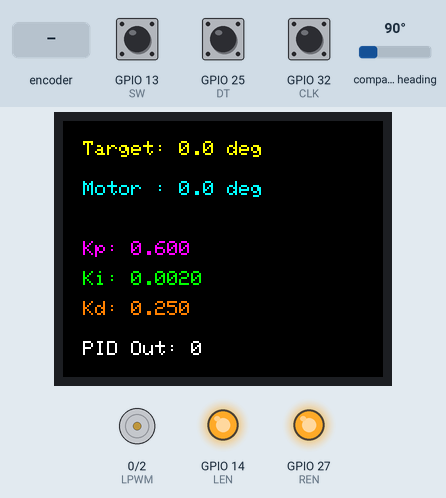
This sketch was run on a simulated ESP32. On the bench: 160×128 colour display, motor-driver pin pairs drawn as motors (green arrow = first pin HIGH = forward, orange = second pin HIGH = backward, longer = more drive), output pins drawn as LEDs (lit = HIGH). Wiring (inferred from the names in the program): AS5600 angle sensor at I2C address 0x36. The inputs (shaded band) are chosen by the test bench; at power-on: compass heading 90°, GPIO 13 (SW) HIGH, GPIO 25 (DT) HIGH, GPIO 32 (CLK) HIGH. What the sketch prints to the serial monitor is not drawn.

Above: at 4.6 s.
4.7 s: rotary encoder on GPIO 32 (CLK) / GPIO 25 (DT) turned 3 steps (first pin leading)
At 5.5 s:
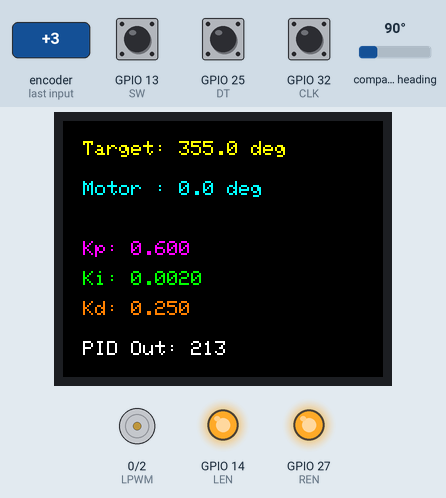
8.3 s: rotary encoder on GPIO 32 (CLK) / GPIO 25 (DT) turned 2 steps (second pin leading)
At 9.6 s:
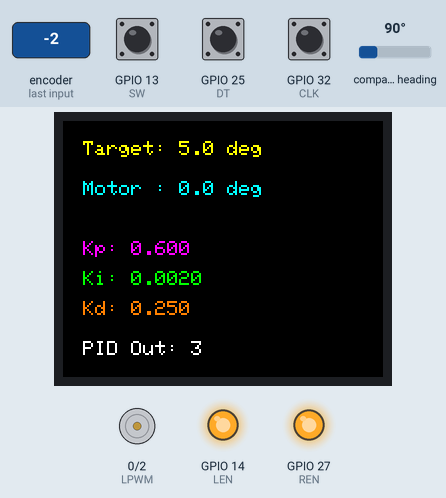
11.7 s: compass heading set to 180°
At 12.2 s:
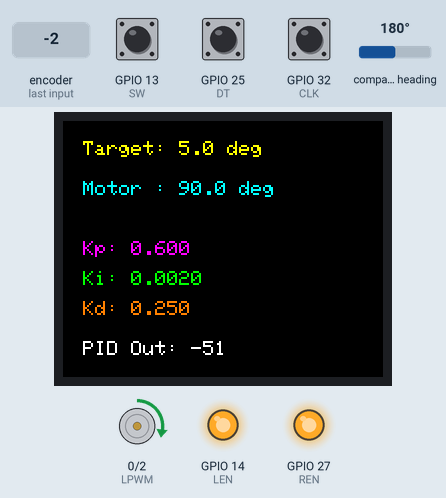
14.7 s: compass heading set to 7°
At 16.0 s:
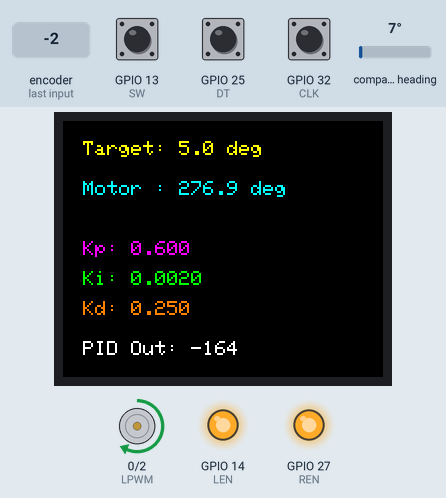
16.3 s: compass heading set to 204°
At 17.1 s:
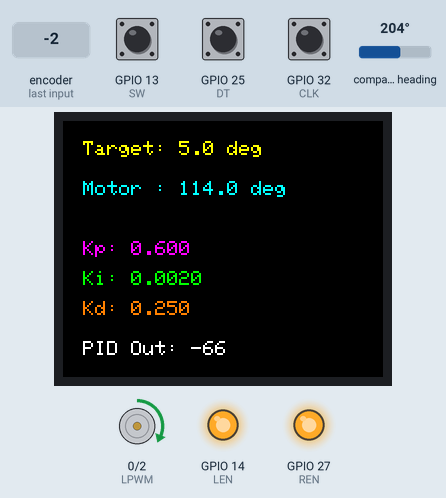
19.3 s: compass heading set to 90°
At 20.1 s:
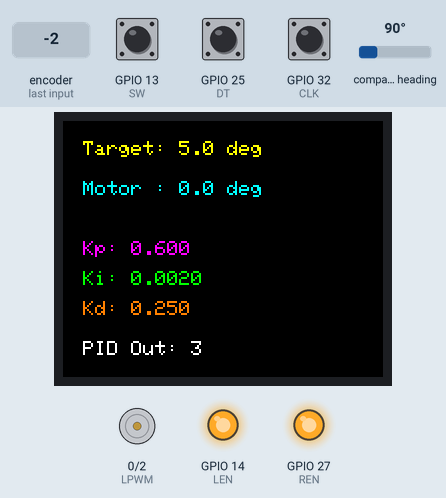
Timing chart, 0 to 22.3 s (numbered marks = the images above; inputs shaded):
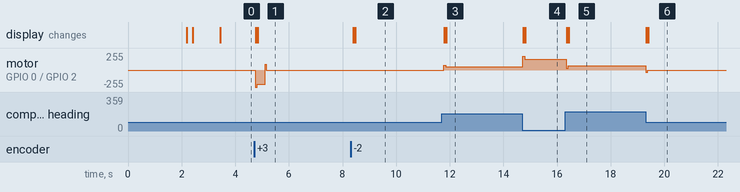

Measured:
- after the input at 4.7 s, motor on GPIO 0 (LPWM) / GPIO 2 (RPWM): stopped → backward 255/255 at once, → backward 213/255 0.07 s later, → stopped 0.30 s later; the display: first changes after 0.06 s (image 1 shows a later state)
- after the input at 8.3 s, the display: first changes after 0.10 s (image 2 shows a later state)
- after the input at 11.7 s, motor on GPIO 0 (LPWM) / GPIO 2 (RPWM): stopped → forward 73/255 after 0.07 s, → forward 50/255 0.07 s later, → forward 51/255 0.07 s later; the display: first changes after 0.09 s (image 3 shows a later state)
- after the input at 14.7 s, motor on GPIO 0 (LPWM) / GPIO 2 (RPWM): forward 51/255 → forward 210/255 at once, → forward 163/255 0.07 s later; the display: first changes at once (image 4 shows a later state)
- after the input at 16.3 s, motor on GPIO 0 (LPWM) / GPIO 2 (RPWM): forward 163/255 → forward 25/255 after 0.05 s, → forward 65/255 0.07 s later; the display: first changes after 0.07 s (image 5 shows a later state)
- after the input at 19.3 s, motor on GPIO 0 (LPWM) / GPIO 2 (RPWM): forward 65/255 → backward 31/255 at once, → stopped 0.07 s later; the display: first changes at once (image 6 shows a later state)

The sketch:

pid-1.ino
```cpp
#include <Wire.h> // Untuk komunikasi I2C (AS5600 dan OLED/TFT)
#include <Adafruit_GFX.h> // Library grafis dasar untuk TFT
#include <Adafruit_ST7735.h> // Driver spesifik untuk TFT ST7735

// --- TFT Setup ---
#define TFT_CS    5
#define TFT_RST   4
#define TFT_DC    15
Adafruit_ST7735 tft = Adafruit_ST7735(TFT_CS, TFT_DC, TFT_RST);

// --- AS5600 (I2C Address) ---
#define AS5600_ADDR 0x36

// --- Rotary Encoder ---
#define CLK 32
#define DT  25
#define SW  13

// --- BTS7960 Motor Driver ---
#define RPWM 2  // Pin PWM untuk arah maju (Right PWM)
#define LPWM 0  // Pin PWM untuk arah mundur (Left PWM)
#define REN 27  // Enable untuk arah maju
#define LEN 14  // Enable untuk arah mundur

// --- Variabel Global AS5600 (dari kode pertama, disesuaikan) ---
int magnetStatus = 0;             // Status register magnet (MD, ML, MH)
int lowbyte_as5600;               // Raw angle 7:0
word highbyte_as5600;             // Raw angle 7:0 and 11:8
int rawAngle_as5600;              // Final raw angle (0-4095)
float degAngle_as5600;            // Raw angle in degrees (0-360)

int quadrantNumber, previousquadrantNumber; // ID kuadran untuk pelacakan putaran
float numberOfTurns = 0;          // Jumlah putaran penuh
float correctedAngle = 0;         // Sudut terkoreksi (setelah taring)
float startAngle_as5600 = 0;      // Sudut awal saat kalibrasi
float totalAngle = 0;             // Total posisi sudut absolut (termasuk putaran)
float previousTotalAngle = 0;     // Untuk pembaruan tampilan
unsigned long magneticEncoderTime = 0; // Tidak digunakan saat ini, tapi bisa untuk timing pembacaan

// --- Variabel Global Kontrol (Target, Aktual, Rotary Encoder, PID) ---
float targetAngle = 0;        // Target posisi sudut (dari rotary encoder)
float currentAngle = 0;       // Posisi motor aktual (dari AS5600)

int lastCLK = HIGH;           // Status pin CLK rotary encoder sebelumnya
bool lastSW = HIGH;           // Status pin SW rotary encoder sebelumnya
unsigned long lastButtonPress = 0; // Untuk debounce tombol rotary
int rotaryStep = 5;           // Step sudut tiap klik rotary

// --- Variabel PID ---
float Kp = 0.6;   // Proportional gain (sesuaikan)
float Ki = 0.002; // Integral gain (sesuaikan)
float Kd = 0.25;  // Derivative gain (sesuaikan)

float error = 0;
float previousError = 0;
float integral = 0;
float derivative = 0;
float outputPID = 0;

unsigned long lastPIDTime = 0; // Untuk timing PID
int pidInterval = 10;          // Interval perhitungan PID (ms)

// --- Fungsi Prototype ---
void checkMagnetPresence();
void ReadRawAngle();
void correctAngle();
void checkQuadrant();
float readAS5600AngleCombined(); // Fungsi baru untuk menggabungkan logika AS5600
void calculatePID();
void driveMotor(int speed);
void displayValues();

void setup() {
  Serial.begin(115200);
  // Inisialisasi Wire dengan pin I2C yang benar untuk ESP32 (SDA, SCL)
  // Pin SDA: 21, Pin SCL: 22 dari skematikmu
  Wire.begin(16, 17);
  Wire.setClock(100000); // Kecepatan I2C standar (bisa 100KHz atau 400KHz)

  // --- Inisialisasi Rotary Encoder ---
  pinMode(CLK, INPUT);
  pinMode(DT, INPUT);
  pinMode(SW, INPUT_PULLUP);
  lastCLK = digitalRead(CLK);

  // --- Inisialisasi Motor Driver ---
  pinMode(RPWM, OUTPUT);
  pinMode(LPWM, OUTPUT);
  pinMode(REN, OUTPUT);
  pinMode(LEN, OUTPUT);
  digitalWrite(REN, HIGH); // Aktifkan driver
  digitalWrite(LEN, HIGH); // Aktifkan driver
  analogWrite(RPWM, 0);    // Pastikan motor tidak bergerak saat start
  analogWrite(LPWM, 0);

  // --- Inisialisasi TFT ---
  tft.initR(INITR_BLACKTAB);
  tft.setRotation(1); // Sesuaikan rotasi jika diperlukan
  tft.fillScreen(ST77XX_BLACK);
  tft.setTextSize(1); // Ukuran teks diperbesar
  tft.setTextColor(ST77XX_WHITE);
  tft.setCursor(10, 20);
  tft.println("PID Trainer");
  tft.setCursor(10, 40);
  tft.println("Initializing...");
  delay(2000);

  // --- Kalibrasi AS5600 ---
  checkMagnetPresence(); // Memblokir sampai magnet ditemukan
  readAS5600AngleCombined(); // Membaca sudut awal
  startAngle_as5600 = degAngle_as5600; // Setel sudut awal sebagai referensi taring
  totalAngle = 0; // Reset totalAngle setelah kalibrasi

  // Set target awal ke posisi motor saat ini (setelah kalibrasi)
  targetAngle = readAS5600AngleCombined();
  currentAngle = targetAngle; // Inisialisasi currentAngle

  displayValues(); // Tampilkan nilai awal
  lastPIDTime = millis(); // Mulai timer PID
}

void loop() {
  // --- Baca Rotary Encoder untuk Mengubah Target Angle ---
  int currentCLK = digitalRead(CLK);
  if (currentCLK != lastCLK && currentCLK == LOW) {
    // Logika arah putaran yang lebih andal
    int direction = (digitalRead(DT) != currentCLK) ? 1 : -1;
    targetAngle += direction * rotaryStep;
    // Optional: batasi targetAngle jika tidak ingin putaran tak terbatas
    // if (targetAngle >= 360) targetAngle -= 360;
    // if (targetAngle < 0) targetAngle += 360;
    if (targetAngle >= 360) {
    targetAngle -= 360;
} else if (targetAngle < 0) {
    targetAngle += 360;
}
  }
  lastCLK = currentCLK;

  // --- Baca Tombol Rotary Encoder (untuk reset target) ---
  bool currentSW = digitalRead(SW);
  if (lastSW == HIGH && currentSW == LOW && (millis() - lastButtonPress) > 250) {
    lastButtonPress = millis();
    // Tekan tombol untuk menyamakan target dengan posisi motor saat ini
    targetAngle = currentAngle;
    // Reset PID integral saat target diatur ulang
    integral = 0;
  }
  lastSW = currentSW;

  // --- Baca Posisi Motor Saat Ini dari AS5600 ---
  currentAngle = readAS5600AngleCombined();

  // --- Hitung dan Terapkan Kontrol PID ---
  if (millis() - lastPIDTime >= pidInterval) {
    calculatePID();
    // Batasi outputPID agar tidak melebihi rentang analogWrite (0-255)
    int motorSpeed = constrain(outputPID, -255, 255);
    driveMotor(motorSpeed);
    lastPIDTime = millis();
  }

  // --- Perbarui Tampilan TFT ---
  // Perbarui tampilan hanya jika ada perubahan signifikan untuk mencegah flicker berlebih
  // Serta perbarui setiap beberapa detik untuk memastikan PID ditampilkan
  if (abs(totalAngle - previousTotalAngle) > 0.1 || abs(targetAngle - previousTotalAngle) > 0.1 || (millis() % 2000 < pidInterval) ) { // Update every 2 seconds roughly
    displayValues();
    previousTotalAngle = totalAngle; // Perbarui previousTotalAngle setelah display
  }

// Di akhir loop() atau setelah calculatePID()
Serial.print(targetAngle);
Serial.print(" ");
Serial.print(currentAngle);
Serial.print(" ");
Serial.println(outputPID); // Atau error untuk melihat respon
  // Delay minimal untuk stabilitas, sesuaikan jika perlu
  delay(50);
}

// --- Fungsi-fungsi AS5600 dari Kode Pertama ---

// Memastikan magnet AS5600 terdeteksi dengan benar
void checkMagnetPresence() {
  tft.fillScreen(ST77XX_BLACK);
  tft.setCursor(10, 20);
  tft.setTextColor(ST77XX_RED);
  tft.println("Checking Magnet...");

  while ((magnetStatus & 32) != 32) { // Selama magnet belum terdeteksi (MD = 1)
    magnetStatus = 0; // Reset pembacaan

    Wire.beginTransmission(AS5600_ADDR);
    Wire.write(0x0B); // Register Status: MD ML MH
    Wire.endTransmission();
    Wire.requestFrom(AS5600_ADDR, 1);

    while (Wire.available() == 0);
    magnetStatus = Wire.read();

    tft.setCursor(10, 50);
    tft.fillRect(10, 50, 100, 20, ST77XX_BLACK); // Hapus teks lama
    tft.setTextColor(ST77XX_WHITE);
    if ((magnetStatus & 8) == 8) { // MH bit
      tft.println("Magnet too strong!");
    } else if ((magnetStatus & 16) == 16) { // ML bit
      tft.println("Magnet too weak!");
    } else {
      tft.println("Adjusting magnet...");
    }
    delay(200);
  }
  tft.fillScreen(ST77XX_BLACK);
  tft.setCursor(10, 20);
  tft.setTextColor(ST77XX_GREEN);
  tft.println("Magnet Found!");
  delay(1000);
}

// Membaca sudut mentah dari sensor AS5600 (0-4095)
void ReadRawAngle() {
  Wire.beginTransmission(AS5600_ADDR);
  Wire.write(0x0D); // Raw angle (7:0)
  Wire.endTransmission();
  Wire.requestFrom(AS5600_ADDR, 1);
  while (Wire.available() == 0);
  lowbyte_as5600 = Wire.read();

  Wire.beginTransmission(AS5600_ADDR);
  Wire.write(0x0C); // Raw angle (11:8)
  Wire.endTransmission();
  Wire.requestFrom(AS5600_ADDR, 1);
  while (Wire.available() == 0);
  highbyte_as5600 = Wire.read();

  highbyte_as5600 = highbyte_as5600 << 8;
  rawAngle_as5600 = highbyte_as5600 | lowbyte_as5600;
  degAngle_as5600 = rawAngle_as5600 * 0.087890625; // Konversi ke derajat
}

// Mengoreksi sudut berdasarkan sudut awal (taring)
void correctAngle() {
  correctedAngle = degAngle_as5600 - startAngle_as5600;
  if (correctedAngle < 0) {
    correctedAngle += 360;
  }
}

// Melacak putaran penuh motor
void checkQuadrant() {
  if (correctedAngle >= 0 && correctedAngle <= 90) {
    quadrantNumber = 1;
  } else if (correctedAngle > 90 && correctedAngle <= 180) {
    quadrantNumber = 2;
  } else if (correctedAngle > 180 && correctedAngle <= 270) {
    quadrantNumber = 3;
  } else if (correctedAngle > 270 && correctedAngle < 360) {
    quadrantNumber = 4;
  }

  if (quadrantNumber != previousquadrantNumber) {
    if (quadrantNumber == 1 && previousquadrantNumber == 4) {
      numberOfTurns++; // CW rotation (4 -> 1)
    } else if (quadrantNumber == 4 && previousquadrantNumber == 1) {
      numberOfTurns--; // CCW rotation (1 -> 4)
    }
    previousquadrantNumber = quadrantNumber;
  }
  totalAngle = (numberOfTurns * 360) + correctedAngle;
}

// Fungsi pembacaan AS5600 gabungan untuk loop()
float readAS5600AngleCombined() {
  ReadRawAngle();
  correctAngle();
  checkQuadrant();
  return correctedAngle; // Mengembalikan sudut absolut
}

// --- Fungsi Kontrol Motor ---

// Menggerakkan motor berdasarkan nilai speed (-255 hingga 255)
void driveMotor(int speed) {
  // Deadband untuk mencegah motor bergetar saat mendekati target
  if (abs(speed) < 10) { // Sesuaikan nilai deadband ini
    analogWrite(RPWM, 0);
    analogWrite(LPWM, 0);
    return;
  }

  if (speed > 0) { // Maju (CW)
    analogWrite(RPWM, abs(speed));
    analogWrite(LPWM, 0);
  } else { // Mundur (CCW)
    analogWrite(RPWM, 0);
    analogWrite(LPWM, abs(speed));
  }
}

// --- Fungsi PID ---
void calculatePID() {
  error = targetAngle - currentAngle; // Hitung error

  integral += error; // Akumulasi integral
  // Batasi integral untuk mencegah integral wind-up
  if (integral > 200) integral = 200; // Sesuaikan batas
  if (integral < -200) integral = -200; // Sesuaikan batas

  derivative = error - previousError; // Hitung derivatif

  outputPID = (Kp * error) + (Ki * integral) + (Kd * derivative); // Hitung output PID

  previousError = error; // Simpan error saat ini untuk iterasi berikutnya
}

void displayValues() {
  tft.fillScreen(ST77XX_BLACK); // Hapus layar

  // Atur ukuran teks default untuk semua menjadi size 1
  tft.setTextSize(1);

  // Tampilkan Target
  tft.setCursor(10, 10);
  tft.setTextColor(ST77XX_YELLOW);
  tft.print("Target: ");
  tft.print(targetAngle, 1);
  tft.print(" deg");

  // Tampilkan Motor
  tft.setCursor(10, 30); // Posisikan di bawah target dengan jarak yang sesuai
  tft.setTextColor(ST77XX_CYAN);
  tft.print("Motor : ");
  tft.print(currentAngle, 1);
  tft.print(" deg");

  // Tampilkan PID Parameter
  tft.setCursor(10, 60); // Posisikan di bawah informasi motor
  tft.setTextColor(ST77XX_MAGENTA);
  tft.print("Kp: ");
  tft.print(Kp, 3); // 3 desimal untuk presisi

  tft.setCursor(10, 75); // Baris berikutnya
  tft.setTextColor(ST77XX_GREEN);
  tft.print("Ki: ");
  tft.print(Ki, 4); // 4 desimal untuk presisi

  tft.setCursor(10, 90); // Baris berikutnya
  tft.setTextColor(ST77XX_ORANGE);
  tft.print("Kd: ");
  tft.print(Kd, 3); // 3 desimal untuk presisi

  // Tampilkan output PID
  tft.setCursor(10, 110);
  tft.setTextColor(ST77XX_WHITE);
  tft.print("PID Out: ");
  tft.print(outputPID, 0);
}
```
